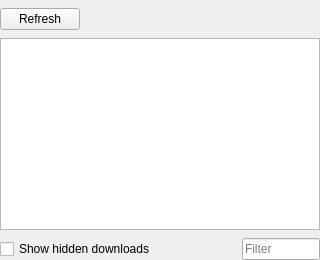
           <widget class="QWidget" name="downloadTab">
            <attribute name="title">
             <string>Downloads</string>
            </attribute>
            <layout class="QVBoxLayout" name="verticalLayout_7">
             <property name="spacing">
              <number>8</number>
             </property>
             <property name="leftMargin">
              <number>0</number>
             </property>
             <property name="topMargin">
              <number>8</number>
             </property>
             <property name="rightMargin">
              <number>0</number>
             </property>
             <property name="bottomMargin">
              <number>0</number>
             </property>
             <item>
              <layout class="QHBoxLayout" name="horizontalLayout" stretch="0,0">
               <property name="spacing">
                <number>8</number>
               </property>
               <item>
                <widget class="QPushButton" name="btnRefreshDownloads">
                 <property name="toolTip">
                  <string>Refresh the downloads.</string>
                 </property>
                 <property name="whatsThis">
                  <string>Refresh the downloads.</string>
                 </property>
                 <property name="text">
                  <string>Refresh</string>
                 </property>
                 <property name="icon">
                  <iconset resource="resources.qrc">
                    <normaloff>:/MO/gui/mainwindow/refresh.svg</normaloff>:/MO/gui/mainwindow/refresh.svg</iconset>
                 </property>
                </widget>
               </item>
               <item>
                <spacer name="horizontalSpacer_7">
                 <property name="orientation">
                  <enum>Qt::Horizontal</enum>
                 </property>
                 <property name="sizeHint" stdset="0">
                  <size>
                   <width>40</width>
                   <height>20</height>
                  </size>
                 </property>
                </spacer>
               </item>
              </layout>
             </item>
             <item>
              <layout class="QVBoxLayout" name="downloadLayout">
               <property name="spacing">
                <number>0</number>
               </property>
               <property name="leftMargin">
                <number>0</number>
               </property>
               <property name="topMargin">
                <number>0</number>
               </property>
               <property name="rightMargin">
                <number>0</number>
               </property>
               <property name="bottomMargin">
                <number>0</number>
               </property>
               <item>
                <widget class="DownloadListView" name="downloadView">
                 <property name="minimumSize">
                  <size>
                   <width>320</width>
                   <height>0</height>
                  </size>
                 </property>
                 <property name="contextMenuPolicy">
                  <enum>Qt::CustomContextMenu</enum>
                 </property>
                 <property name="acceptDrops">
                  <bool>true</bool>
                 </property>
                 <property name="toolTip">
                  <string/>
                 </property>
                 <property name="whatsThis">
                  <string>Downloaded archives for this instance appear here. Double-click an archive to install it. To choose its priority, drag it from this list onto the mod list while sorting by Priority.</string>
                 </property>
                 <property name="dragEnabled">
                  <bool>true</bool>
                 </property>
                 <property name="dragDropMode">
                  <enum>QAbstractItemView::DragDrop</enum>
                 </property>
                 <property name="defaultDropAction">
                  <enum>Qt::MoveAction</enum>
                 </property>
                 <property name="alternatingRowColors">
                  <bool>true</bool>
                 </property>
                 <property name="verticalScrollMode">
                  <enum>QAbstractItemView::ScrollPerPixel</enum>
                 </property>
                 <property name="indentation">
                  <number>0</number>
                 </property>
                 <property name="uniformRowHeights">
                  <bool>true</bool>
                 </property>
                 <property name="itemsExpandable">
                  <bool>false</bool>
                 </property>
                 <property name="sortingEnabled">
                  <bool>true</bool>
                 </property>
                 <property name="selectionBehavior">
                  <enum>QAbstractItemView::SelectRows</enum>
                 </property>
                </widget>
               </item>
              </layout>
             </item>
             <item>
              <layout class="QHBoxLayout" name="horizontalLayout_16" stretch="0,1,1">
               <property name="spacing">
                <number>8</number>
               </property>
               <item>
                <widget class="QCheckBox" name="showHiddenBox">
                 <property name="toolTip">
                  <string>Show downloads marked as hidden.</string>
                 </property>
                 <property name="whatsThis">
                  <string>Show downloads marked as hidden.</string>
                 </property>
                 <property name="text">
                  <string>Show hidden downloads</string>
                 </property>
                </widget>
               </item>
               <item>
                <spacer name="horizontalSpacer_6">
                 <property name="orientation">
                  <enum>Qt::Horizontal</enum>
                 </property>
                 <property name="sizeHint" stdset="0">
                  <size>
                   <width>40</width>
                   <height>20</height>
                  </size>
                 </property>
                </spacer>
               </item>
               <item>
                <widget class="QLineEdit" name="downloadFilterEdit">
                 <property name="toolTip">
                  <string>Filter the list of downloads.</string>
                 </property>
                 <property name="whatsThis">
                  <string>Filter the list of downloads.</string>
                 </property>
                 <property name="placeholderText">
                  <string>Filter</string>
                 </property>
                </widget>
               </item>
              </layout>
             </item>
            </layout>
           </widget>
